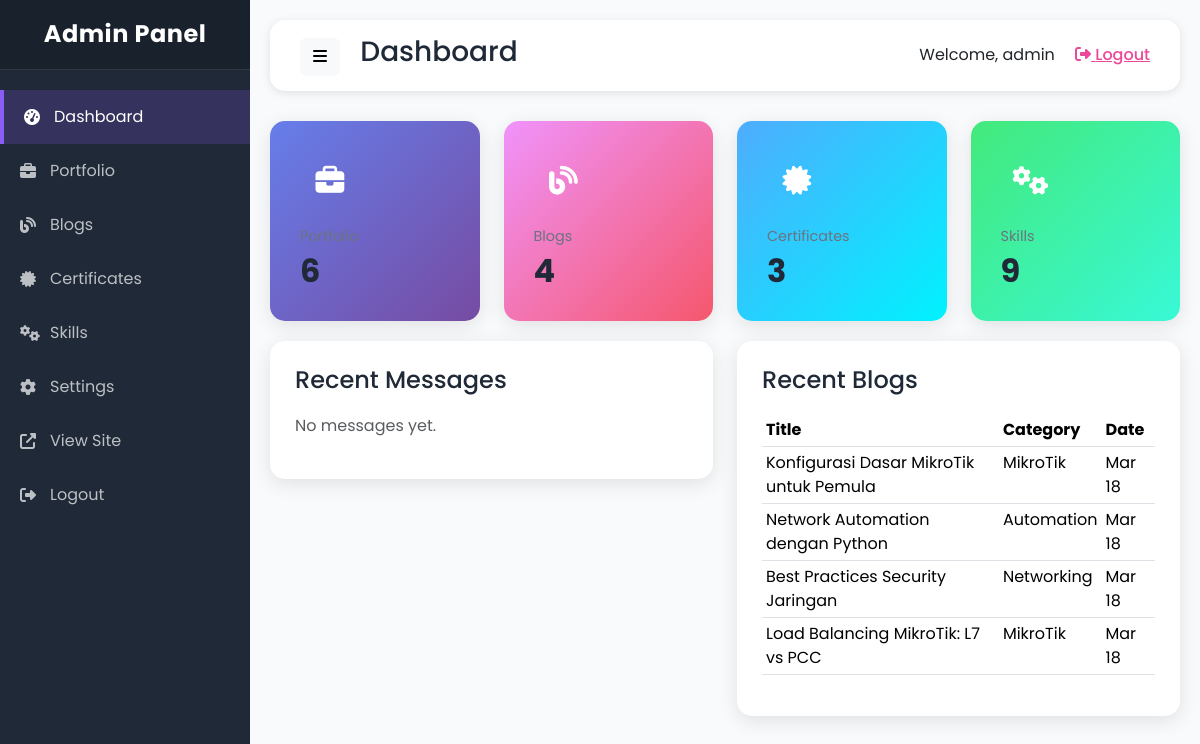
/admin/index.php (signed in), run on the app's committed database.
### tables this page shows
CREATE TABLE blogs (
    id INT PRIMARY KEY AUTO_INCREMENT,
    title VARCHAR(100) NOT NULL,
    slug VARCHAR(100) UNIQUE NOT NULL,
    content TEXT,
    image VARCHAR(255),
    category VARCHAR(50),
    created_at TIMESTAMP DEFAULT CURRENT_TIMESTAMP,
    updated_at TIMESTAMP DEFAULT CURRENT_TIMESTAMP ON UPDATE CURRENT_TIMESTAMP
);

### admin/index.php (the view, shortened to what this page needs)
<?php
require_once '../includes/config.php';
$portfolioCount = $pdo->query("SELECT COUNT(*) FROM portfolio")->fetchColumn();
$blogCount = $pdo->query("SELECT COUNT(*) FROM blogs")->fetchColumn();
$certCount = $pdo->query("SELECT COUNT(*) FROM certificates")->fetchColumn();
$skillCount = $pdo->query("SELECT COUNT(*) FROM skills")->fetchColumn();
$recentMessages = $pdo->query("SELECT * FROM messages ORDER BY created_at DESC LIMIT 5")->fetchAll();
$recentBlogs = $pdo->query("SELECT * FROM blogs ORDER BY created_at DESC LIMIT 5")->fetchAll();
?>
<!DOCTYPE html>
<html lang="en">
<head>
    <link href="https://cdn.jsdelivr.net/npm/bootstrap@5.3.2/dist/css/bootstrap.min.css" rel="stylesheet">
    <link href="https://cdnjs.cloudflare.com/ajax/libs/font-awesome/6.5.1/css/all.min.css" rel="stylesheet">
    <link href="../assets/css/admin.css" rel="stylesheet">
</head>
<body>
    <div class="admin-layout">
        <div class="admin-sidebar">
            <div class="admin-sidebar-header">
                <h4>Admin Panel</h4>
            </div>
            <nav class="admin-sidebar-menu">
                <a href="index.php" class="admin-menu-item active">
                    <i class="fas fa-tachometer-alt"></i> Dashboard
                </a>
                <a href="portfolio.php" class="admin-menu-item">
                    <i class="fas fa-briefcase"></i> Portfolio
                </a>
                <a href="blogs.php" class="admin-menu-item">
                    <i class="fas fa-blog"></i> Blogs
                </a>
                <a href="certificates.php" class="admin-menu-item">
                    <i class="fas fa-certificate"></i> Certificates
                </a>
                <a href="skills.php" class="admin-menu-item">
                    <i class="fas fa-cogs"></i> Skills
                </a>
                <a href="settings.php" class="admin-menu-item">
                    <i class="fas fa-cog"></i> Settings
                </a>
                <a href="../index.php" class="admin-menu-item" target="_blank">
                    <i class="fas fa-external-link-alt"></i> View Site
                </a>
                <a href="logout.php" class="admin-menu-item">
                    <i class="fas fa-sign-out-alt"></i> Logout
                </a>
            </nav>
        </div>
        <div class="admin-content">
            <div class="admin-topbar">
                <div>
                    <button class="btn btn-light" id="sidebarToggle">
                        <i class="fas fa-bars"></i>
                    </button>
                    <h3 class="d-inline-block ms-3">Dashboard</h3>
                </div>
                <div>
                    <span class="me-3">Welcome, <?php echo htmlspecialchars($_SESSION['username']); ?></span>
                    <a href="logout.php">
                        <i class="fas fa-sign-out-alt"></i> Logout
                    </a>
                </div>
            </div>
            <div class="row">
                <div class="col-md-3">
                    <div class="stat-card stat-card-purple">
                        <div class="stat-card-icon">
                            <i class="fas fa-briefcase"></i>
                        </div>
                        <p class="stat-card-title">Portfolio</p>
                        <h2 class="stat-card-value"><?php echo $portfolioCount; ?></h2>
                    </div>
                </div>
                <div class="col-md-3">
                    <div class="stat-card stat-card-pink">
                        <div class="stat-card-icon">
                            <i class="fas fa-blog"></i>
                        </div>
                        <p class="stat-card-title">Blogs</p>
                        <h2 class="stat-card-value"><?php echo $blogCount; ?></h2>
                    </div>
                </div>
                <div class="col-md-3">
                    <div class="stat-card stat-card-blue">
                        <div class="stat-card-icon">
                            <i class="fas fa-certificate"></i>
                        </div>
                        <p class="stat-card-title">Certificates</p>
                        <h2 class="stat-card-value"><?php echo $certCount; ?></h2>
                    </div>
                </div>
                <div class="col-md-3">
                    <div class="stat-card stat-card-green">
                        <div class="stat-card-icon">
                            <i class="fas fa-cogs"></i>
                        </div>
                        <p class="stat-card-title">Skills</p>
                        <h2 class="stat-card-value"><?php echo $skillCount; ?></h2>
                    </div>
                </div>
            </div>
            <div class="row">
                <div class="col-md-6">
                    <div class="admin-card">
                        <h4>Recent Messages</h4>
                        <?php if ($recentMessages): ?>
                        <div class="table-responsive">
                            <table class="table table-sm">
                                <thead>
                                    <tr>
                                        <th>Name</th>
                                        <th>Email</th>
                                        <th>Date</th>
                                    </tr>
                                </thead>
                                <tbody>
                                    <?php foreach ($recentMessages as $msg): ?>
                                    <tr>
                                        <td><?php echo htmlspecialchars($msg['name']); ?></td>
                                        <td><?php echo htmlspecialchars($msg['email']); ?></td>
                                        <td><?php echo date('M d', strtotime($msg['created_at'])); ?></td>
                                    </tr>
                                    <?php endforeach; ?>
                                </tbody>
                            </table>
                        </div>
                        <?php else: ?>
                        <p class="text-muted">No messages yet.</p>
                        <?php endif; ?>
                    </div>
                </div>
                <div class="col-md-6">
                    <div class="admin-card">
                        <h4>Recent Blogs</h4>
                        <?php if ($recentBlogs): ?>
                        <div class="table-responsive">
                            <table class="table table-sm">
                                <thead>
                                    <tr>
                                        <th>Title</th>
                                        <th>Category</th>
                                        <th>Date</th>
                                    </tr>
                                </thead>
                                <tbody>
                                    <?php foreach ($recentBlogs as $blog): ?>
                                    <tr>
                                        <td><?php echo htmlspecialchars($blog['title']); ?></td>
                                        <td><?php echo htmlspecialchars($blog['category']); ?></td>
                                        <td><?php echo date('M d', strtotime($blog['created_at'])); ?></td>
                                    </tr>
                                    <?php endforeach; ?>
                                </tbody>
                            </table>
                        </div>
                        <?php else: ?>
                        <p class="text-muted">No blogs yet.</p>
                        <?php endif; ?>
                    </div>
                </div>
            </div>
        </div>
    </div>
</body>
</html>

### assets/css/admin.css (style rules this page uses)
:root { --primary: #8B5CF6; --secondary: #EC4899; --dark: #1F2937; --light: #F9FAFB; --white: #FFFFFF; }
body { font-family: 'Poppins', sans-serif; background: var(--light); overflow-x: hidden; width: 100%; max-width: 100%; }
html { overflow-x: hidden; }
* { box-sizing: border-box; }
.admin-layout { display: flex; min-height: 100vh; overflow-x: hidden; position: relative; }
.admin-sidebar { width: 250px; background: #1F2937; color: #FFFFFF; position: fixed; height: 100vh; overflow-y: auto; overflow-x: hidden; transition: all 0.3s ease; }
.admin-sidebar-header { padding: 20px; background: rgba(0, 0, 0, 0.2); text-align: center; border-bottom: 1px solid rgba(255, 255, 255, 0.1); }
.admin-sidebar-header h4 { margin: 0; font-weight: 700; color: #FFFFFF !important; text-shadow: none; letter-spacing: 0.5px; }
.admin-sidebar-menu { padding: 20px 0; }
.admin-menu-item { padding: 15px 20px; color: rgba(255,255,255, 0.7); display: flex; align-items: center; gap: 10px; transition: all 0.3s ease; text-decoration: none; }
.admin-menu-item:hover, .admin-menu-item.active { background: rgba(139, 92, 246, 0.2); color: #FFFFFF; border-left: 4px solid var(--primary); }
.admin-menu-item:hover, .admin-menu-item.active { background: rgba(139, 92, 246, 0.2); color: var(--white); border-left: 4px solid var(--primary); }
.admin-menu-item i { width: 20px; }
.admin-content { flex: 1; margin-left: 250px; padding: 20px; }
.admin-topbar { background: var(--white); padding: 15px 30px; border-radius: 15px; box-shadow: 0 2px 10px rgba(0, 0, 0, 0.1); margin-bottom: 30px; display: flex; justify-content: space-between; align-items: center; }
.admin-topbar h3 { margin: 0; color: var(--dark); }
.admin-topbar a { color: var(--secondary); font-weight: 500; white-space: nowrap; overflow: hidden; text-overflow: ellipsis; }
.btn { white-space: nowrap; overflow: hidden; text-overflow: ellipsis; }
a { max-width: 100%; }
.stat-card { background: var(--white); padding: 30px; border-radius: 15px; box-shadow: 0 5px 20px rgba(0, 0, 0, 0.1); margin-bottom: 20px; }
.stat-card-icon { width: 60px; height: 60px; border-radius: 15px; display: flex; align-items: center; justify-content: center; margin-bottom: 15px; }
.stat-card-icon i { font-size: 1.8rem; color: var(--white); }
.stat-card-purple { background: linear-gradient(135deg, #667eea 0%, #764ba2 100%); }
.stat-card-pink { background: linear-gradient(135deg, #f093fb 0%, #f5576c 100%); }
.stat-card-blue { background: linear-gradient(135deg, #4facfe 0%, #00f2fe 100%); }
.stat-card-green { background: linear-gradient(135deg, #43e97b 0%, #38f9d7 100%); }
.stat-card-title { color: #6B7280; font-size: 0.9rem; margin-bottom: 5px; }
.stat-card-value { font-size: 2rem; font-weight: 700; color: var(--dark); margin: 0; }
.admin-card { background: var(--white); border-radius: 15px; box-shadow: 0 5px 20px rgba(0, 0, 0, 0.1); padding: 25px; margin-bottom: 20px; width: 100%; max-width: 100%; overflow: hidden; }
.admin-card h4 { color: var(--dark); margin-bottom: 20px; }
.table-responsive { overflow-x: auto; -webkit-overflow-scrolling: touch; margin: 0; padding: 0; border-radius: 10px; width: 100%; }

### data on the page
blogs: title "Konfigurasi Dasar MikroTik untuk Pemula", category "MikroTik", created_at "Mar 18"
blogs: title "Network Automation dengan Python", category "Automation", created_at "Mar 18"
blogs: title "Best Practices Security Jaringan", category "Networking", created_at "Mar 18"
blogs: title "Load Balancing MikroTik: L7 vs PCC", category "MikroTik", created_at "Mar 18"

### other printed values
$_SESSION['username'] "admin"
$portfolioCount "6"
$blogCount "4"
$certCount "3"
$skillCount "9"
